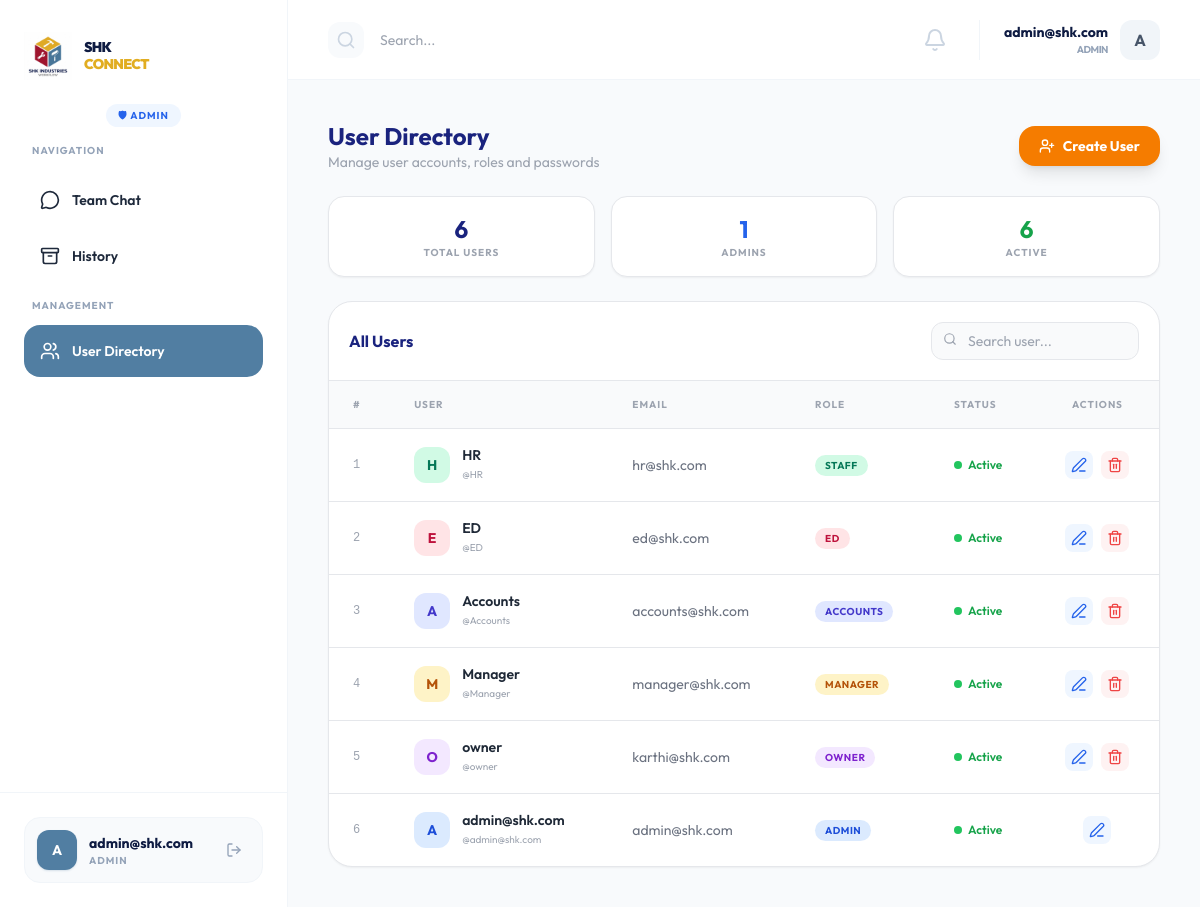
Page /admin/users (signed in) on the committed database.
### models.py (models this page shows, shortened)
class User(db.Model, UserMixin):
    __tablename__ = 'users'
    id = db.Column(db.Integer, primary_key=True)
    username = db.Column(db.String(100), unique=True, nullable=False)
    email = db.Column(db.String(120), unique=True, nullable=False)
    password_hash = db.Column(db.String(255), nullable=False)
    first_name = db.Column(db.String(100))
    last_name = db.Column(db.String(100))
    role_id = db.Column(db.Integer, db.ForeignKey('roles.id'))
    is_active = db.Column(db.Boolean, default=True)
    created_at = db.Column(db.DateTime, default=datetime.utcnow)
    role = db.relationship('Role', backref=db.backref('users', lazy=True))
    messages_sent = db.relationship('Message', foreign_keys='Message.user_id', backref='author', lazy=True)
    messages_received = db.relationship('Message', foreign_keys='Message.recipient_id', backref='recipient', lazy=True)
    groups = db.relationship('Group', secondary=group_members, backref=db.backref('members', lazy='dynamic'))

class Role(db.Model):
    __tablename__ = 'roles'
    id = db.Column(db.Integer, primary_key=True)
    name = db.Column(db.String(50), unique=True, nullable=False)
    description = db.Column(db.String(200))

### admin_routes.py (the view)
@admin_bp.route('/users')
@login_required
@admin_only_required
def users():
    all_users = User.query.order_by(User.created_at.desc()).all()
    roles = Role.query.all()
    return render_template('admin/users.html', title='User Directory', users=all_users, roles=roles)

### admin_routes.py (called while the page is built)
def admin_only_required(f):
    @wraps(f)
    def decorated_function(*args, **kwargs):
        if not current_user.is_authenticated or not current_user.role or current_user.role.name != 'Admin':
            flash('Access denied. Administrator privileges required.', 'danger')
            return redirect(url_for('chat.index'))
        return f(*args, **kwargs)
    return decorated_function

### app.py (called while the page is built)
@login_manager.user_loader
def load_user(user_id):
    return db.session.get(User, int(user_id))

### templates/admin/users.html (shortened to what this page needs)
{% extends "base.html" %}
{% block content %}
<div class="flex-1 overflow-y-auto p-4 lg:p-10 pb-24 lg:pb-10 space-y-6">
  <header class="flex flex-col sm:flex-row sm:justify-between sm:items-center gap-4">
    <div>
      <h2 class="text-2xl font-bold text-[#1A237E]">User Directory</h2>
      <p class="text-gray-400 text-sm">Manage user accounts, roles and passwords</p>
    </div>
    <button onclick="openModal('createModal')"
      class="w-full sm:w-auto justify-center bg-[#F57C00] text-white px-5 py-2.5 rounded-2xl font-bold hover:bg-[#E65100] transition shadow-lg flex items-center gap-2 text-sm">
      <i data-lucide="user-plus" class="w-4 h-4"></i> Create User
    </button>
  </header>
  <div class="grid grid-cols-2 lg:grid-cols-3 gap-4">
    <div class="bg-white rounded-2xl p-4 border shadow-sm text-center">
      <p class="text-2xl font-bold text-[#1A237E]">{{ users|length }}</p>
      <p class="text-[10px] font-bold text-gray-400 uppercase tracking-widest">Total Users</p>
    </div>
    <div class="bg-white rounded-2xl p-4 border shadow-sm text-center">
      <p class="text-2xl font-bold text-blue-600">{{ users|selectattr('role')|selectattr('role.name','equalto','Admin')|list|length }}</p>
      <p class="text-[10px] font-bold text-gray-400 uppercase tracking-widest">Admins</p>
    </div>
    <div class="bg-white rounded-2xl p-4 border shadow-sm text-center">
      <p class="text-2xl font-bold text-green-600">{{ users|selectattr('is_active')|list|length }}</p>
      <p class="text-[10px] font-bold text-gray-400 uppercase tracking-widest">Active</p>
    </div>
  </div>
  <div class="bg-white rounded-3xl shadow-sm overflow-hidden border">
    <div class="p-5 border-b flex items-center justify-between flex-wrap gap-2">
      <h3 class="font-bold text-[#1A237E]">All Users</h3>
      <div class="relative w-full sm:w-auto">
        <i data-lucide="search" class="w-3.5 h-3.5 absolute left-3 top-2.5 text-gray-400"></i>
        <input id="userSearch" type="text" placeholder="Search user..."
          oninput="filterUsers(this.value)"
          class="pl-9 pr-4 py-2 bg-gray-50 border rounded-xl text-sm outline-none w-full sm:w-52">
      </div>
    </div>
    <div class="hidden md:block overflow-x-auto">
    <table class="w-full text-left" id="userTable">
      <thead class="bg-gray-50 border-b text-[10px] font-bold text-gray-400 uppercase tracking-widest">
        <tr>
          <th class="px-6 py-4">#</th>
          <th class="px-6 py-4">User</th>
          <th class="px-6 py-4">Email</th>
          <th class="px-6 py-4">Role</th>
          <th class="px-6 py-4">Status</th>
          <th class="px-6 py-4 text-center">Actions</th>
        </tr>
      </thead>
      <tbody class="divide-y text-sm">
        {% for user in users %}
        <tr class="hover:bg-gray-50 transition user-row">
          <td class="px-6 py-4 text-gray-400 font-mono text-xs">{{ loop.index }}</td>
          <td class="px-6 py-4">
            <div class="flex items-center gap-3">
              <div class="w-9 h-9 rounded-xl flex items-center justify-center font-bold text-sm
                          {% if user.role and user.role.name == 'Admin' %}bg-blue-100 text-blue-700
                          {% elif user.role and user.role.name == 'Owner' %}bg-purple-100 text-purple-700
                          {% elif user.role and user.role.name == 'ED' %}bg-rose-100 text-rose-700
                          {% elif user.role and user.role.name == 'Manager' %}bg-amber-100 text-amber-700
                          {% elif user.role and user.role.name == 'Accounts' %}bg-indigo-100 text-indigo-700
                          {% elif user.role and user.role.name == 'Staff' %}bg-emerald-100 text-emerald-700
                          {% else %}bg-orange-100 text-orange-600{% endif %}">
                {{ (user.first_name[0] if user.first_name else user.username[0]).upper() }}
              </div>
              <div class="flex flex-col">
                <span class="font-semibold text-gray-800 user-name">{{ user.first_name or user.username }}</span>
                <span class="text-[10px] text-gray-400">@{{ user.username }}</span>
              </div>
            </div>
          </td>
          <td class="px-6 py-4 text-gray-500">{{ user.email }}</td>
          <td class="px-6 py-4">
            {% set r = user.role.name if user.role else 'No Role' %}
            <span class="px-2.5 py-1 rounded-full text-[10px] font-bold uppercase tracking-wider
                        {% if r == 'Admin' %}bg-blue-100 text-blue-700
                        {% elif r == 'Owner' %}bg-purple-100 text-purple-700
                        {% elif r == 'ED' %}bg-rose-100 text-rose-700
                        {% elif r == 'Manager' %}bg-amber-100 text-amber-700
                        {% elif r == 'Accounts' %}bg-indigo-100 text-indigo-700
                        {% elif r == 'Staff' %}bg-emerald-100 text-emerald-700
                        {% else %}bg-gray-100 text-gray-600{% endif %}">{{ r }}</span>
          </td>
          <td class="px-6 py-4">
            {% if user.is_active %}
            <span class="flex items-center gap-1.5 text-green-600 text-xs font-semibold">
              <span class="w-2 h-2 bg-green-500 rounded-full"></span> Active
            </span>
            {% else %}
            <span class="flex items-center gap-1.5 text-gray-400 text-xs font-semibold">
              <span class="w-2 h-2 bg-gray-300 rounded-full"></span> Inactive
            </span>
            {% endif %}
          </td>
          <td class="px-6 py-4">
            <div class="flex items-center justify-center gap-2">
              <button onclick="openEdit({{ user.id }}, '{{ user.first_name or '' }}', '{{ user.username }}', '{{ user.email }}', '{{ user.role_id or '' }}')"
                class="p-1.5 bg-blue-50 text-blue-600 hover:bg-blue-100 rounded-lg transition" title="Edit">
                <i data-lucide="edit-3" class="w-4 h-4"></i>
              </button>
              {% if user.id != current_user.id %}
              <form action="{{ url_for('admin.delete_user', user_id=user.id) }}" method="POST"
                    onsubmit="return confirm('Delete {{ user.username }}? This cannot be undone.')">
                <button type="submit" class="p-1.5 bg-red-50 text-red-500 hover:bg-red-100 rounded-lg transition" title="Delete">
                  <i data-lucide="trash-2" class="w-4 h-4"></i>
                </button>
              </form>
              {% endif %}
            </div>
          </td>
        </tr>
        {% else %}
        <tr><td colspan="6" class="text-center py-16 text-gray-400">No users found.</td></tr>
        {% endfor %}
      </tbody>
    </table>
  </div>
</div>
</div>
{% endblock %}

### templates/base.html (shortened to what this page needs)
<!DOCTYPE html>
<html lang="en">
<head>
    <script src="https://cdn.tailwindcss.com"></script>
</head>
<body class="text-slate-800">
    <div class="app-shell flex overflow-hidden relative">
                {% set role = current_user.role.name if current_user.role else 'Member' %}
        <aside class="w-72 bg-white border-r border-slate-100 hidden lg:flex flex-col z-10">
            <div class="px-6 pt-8 pb-6 flex items-center gap-3">
                <div class="w-12 h-12 flex-shrink-0">
                    <img src="{{ url_for('static', filename='img/shk_logo.png') }}" alt="Logo" class="w-full h-full object-contain">
                </div>
                <div>
                    <h1 class="text-[14px] font-black text-shk-navy uppercase tracking-tighter leading-tight">
                        SHK <br><span class="text-shk-gold">CONNECT</span>
                    </h1>
                </div>
            </div>
            <div class="px-8 pb-4 flex justify-center">
                {% set role = current_user.role.name if current_user.role else 'Member' %}
                {% if role == 'Admin' %}
                    <span class="text-[10px] font-bold uppercase tracking-widest bg-blue-50 text-blue-600 px-3 py-1 rounded-full">🛡 Admin</span>
                {% elif role == 'Owner' %}
                    <span class="text-[10px] font-bold uppercase tracking-widest bg-purple-50 text-purple-600 px-3 py-1 rounded-full">👑 Owner</span>
                {% elif role == 'ED' %}
                    <span class="text-[10px] font-bold uppercase tracking-widest bg-rose-50 text-rose-600 px-3 py-1 rounded-full">👔 ED</span>
                {% elif role == 'Manager' %}
                    <span class="text-[10px] font-bold uppercase tracking-widest bg-amber-50 text-amber-600 px-3 py-1 rounded-full">💼 Manager</span>
                {% elif role == 'Accounts' %}
                    <span class="text-[10px] font-bold uppercase tracking-widest bg-indigo-50 text-indigo-600 px-3 py-1 rounded-full">🧾 Accounts</span>
                {% elif role == 'Staff' %}
                    <span class="text-[10px] font-bold uppercase tracking-widest bg-emerald-50 text-emerald-600 px-3 py-1 rounded-full">🛠 Staff</span>
                {% else %}
                    <span class="text-[10px] font-bold uppercase tracking-widest bg-slate-100 text-slate-500 px-3 py-1 rounded-full">👤 Member</span>
                {% endif %}
            </div>
            <div class="px-6 flex-1">
                <nav class="space-y-1">
                    <p class="text-[10px] font-bold text-slate-400 uppercase tracking-widest mb-4 px-2">Navigation</p>
                    <a href="/chat" class="nav-link flex items-center gap-3 p-4 rounded-2xl transition {% if '/chat' in request.path %}active{% endif %}">
                        <i data-lucide="message-circle" class="w-5 h-5"></i>
                        <span class="font-semibold text-sm">Team Chat</span>
                    </a>
                    <a href="/admin/history" class="nav-link flex items-center gap-3 p-4 rounded-2xl transition {% if request.path == '/admin/history' %}active{% endif %}">
                        <i data-lucide="archive" class="w-5 h-5"></i>
                        <span class="font-semibold text-sm">History</span>
                    </a>
                    {% if role == 'Admin' %}
                    <div class="pt-3">
                        <p class="text-[10px] font-bold text-slate-400 uppercase tracking-widest mb-3 px-2">Management</p>
                        <a href="/admin/users" class="nav-link flex items-center gap-3 p-4 rounded-2xl transition {% if request.path == '/admin/users' %}active{% endif %}">
                            <i data-lucide="users" class="w-5 h-5"></i>
                            <span class="font-semibold text-sm">User Directory</span>
                        </a>
                    </div>
                    {% endif %}
                </nav>
            </div>
            <div class="p-6 border-t border-slate-100 mt-auto">
                <div class="flex items-center justify-between p-3 rounded-2xl bg-slate-50 border border-slate-100 group transition-all duration-300">
                    <div class="flex items-center gap-3 min-w-0">
                        <div class="w-10 h-10 bg-shk-blue text-white rounded-xl flex items-center justify-center font-bold text-sm flex-shrink-0 shadow-sm shadow-shk-blue/20">
                            {{ current_user.username[0].upper() }}
                        </div>
                        <div class="overflow-hidden">
                            <p class="text-sm font-bold text-shk-navy truncate">{{ current_user.username }}</p>
                            <p class="text-[10px] text-slate-400 truncate uppercase tracking-widest font-bold">{{ current_user.role.name if current_user.role else 'Member' }}</p>
                        </div>
                    </div>
                    <a href="/logout"
                       class="p-2 text-slate-400 hover:text-shk-red hover:bg-rose-50 rounded-lg transition-all duration-200 flex-shrink-0"
                       title="Sign Out">
                        <i data-lucide="log-out" class="w-4 h-4"></i>
                    </a>
                </div>
            </div>
        </aside>
        <div class="flex-1 flex flex-col min-w-0 overflow-hidden relative">
            <header class="h-16 lg:h-20 bg-white border-b border-slate-100 flex items-center justify-between px-4 lg:px-10 flex-shrink-0">
                <div class="flex items-center gap-4">
                    <div class="bg-slate-50 p-2 rounded-xl hidden sm:block">
                        <i data-lucide="search" class="w-5 h-5 text-slate-300"></i>
                    </div>
                    <input type="text" placeholder="Search..." class="hidden sm:block bg-transparent border-none outline-none text-sm w-32 sm:w-64">
                </div>
                <div class="flex items-center gap-6">
                    <div class="relative">
                        <button id="notification-bell" class="relative p-2 text-slate-300 hover:text-shk-blue transition-colors focus:outline-none">
                            <i data-lucide="bell" class="w-6 h-6"></i>
                        </button>
                    </div>
                    <div class="hidden sm:flex items-center gap-3 pl-6 border-l border-slate-100">
                        <div class="text-right">
                            <p class="text-sm font-bold text-shk-navy">{{ current_user.username }}</p>
                            <p class="text-[10px] font-bold text-slate-400 uppercase tracking-tighter">{{ current_user.role.name if current_user.role else 'Employee' }}</p>
                        </div>
                        <div class="w-10 h-10 bg-slate-100 text-slate-600 rounded-xl flex items-center justify-center font-bold">
                            {{ current_user.username[0].upper() }}
                        </div>
                    </div>
                </div>
            </header>
            <main class="flex-1 min-h-0 flex flex-col bg-[#f8fafc] relative">
                {% block content %}{% endblock %}
            </main>
                {% set role = current_user.role.name if current_user.role else 'Member' %}
        </div>
    </div>
</body>
</html>

### templates/base.html (style rules this page uses)
html, body { height: 100%; }
body { font-family: 'Outfit', sans-serif; background-color: #f8fafc; -webkit-tap-highlight-color: transparent; overscroll-behavior: none; }
.app-shell { height: 100vh; }
.nav-link.active { background: #517ea2; color: white; }

### rows in the picture
User: username "A", username "admin@shk.com", first_name+username "A", first_name+username "admin@shk.com", email "admin@shk.com", is_active True (drawn)
Role: role "ADMIN", name "ADMIN"
User: first_name+username "H", first_name+username "HR", username "HR", email "hr@shk.com", is_active True (drawn)
Role: name "STAFF"
User: first_name+username "E", first_name+username "ED", username "ED", email "ed@shk.com", is_active True (drawn)
Role: name "ED"
User: first_name+username "A", first_name+username "Accounts", username "Accounts", email "accounts@shk.com", is_active True (drawn)
Role: name "ACCOUNTS"
User: first_name+username "M", first_name+username "Manager", username "Manager", email "manager@shk.com", is_active True (drawn)
Role: name "MANAGER"
User: first_name+username "O", first_name+username "owner", username "owner", email "karthi@shk.com", is_active True (drawn)
Role: name "OWNER"

### other values in the picture
{{ users|length }} "6"
{{ users|selectattr('is_active')|list|length }} "6"
